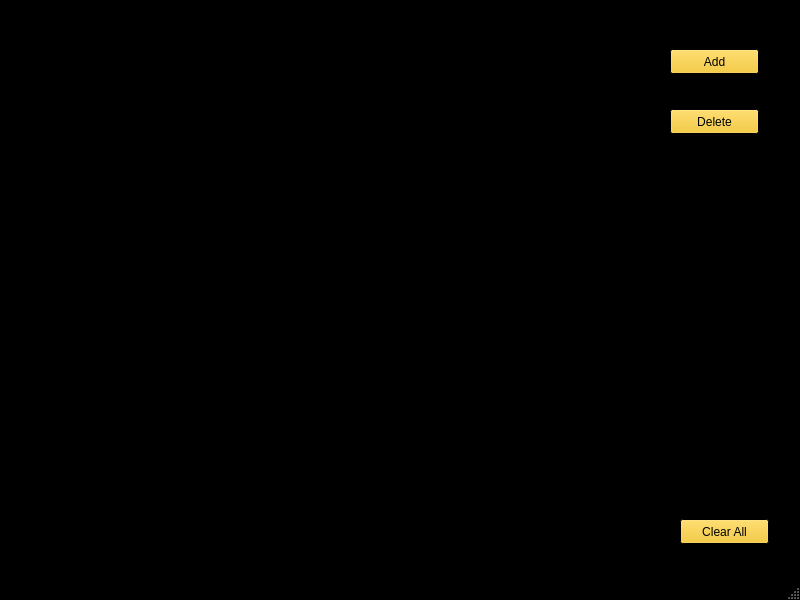
<?xml version="1.0" encoding="UTF-8"?>
<ui version="4.0">
 <class>MainWindow</class>
 <widget class="QMainWindow" name="MainWindow">
  <property name="geometry">
   <rect>
    <x>0</x>
    <y>0</y>
    <width>800</width>
    <height>600</height>
   </rect>
  </property>
  <property name="palette">
   <palette>
    <active>
     <colorrole role="WindowText">
      <brush brushstyle="SolidPattern">
       <color alpha="255">
        <red>255</red>
        <green>255</green>
        <blue>255</blue>
       </color>
      </brush>
     </colorrole>
     <colorrole role="Button">
      <brush brushstyle="SolidPattern">
       <color alpha="255">
        <red>245</red>
        <green>194</green>
        <blue>17</blue>
       </color>
      </brush>
     </colorrole>
     <colorrole role="Light">
      <brush brushstyle="SolidPattern">
       <color alpha="255">
        <red>0</red>
        <green>0</green>
        <blue>0</blue>
       </color>
      </brush>
     </colorrole>
     <colorrole role="Midlight">
      <brush brushstyle="SolidPattern">
       <color alpha="255">
        <red>0</red>
        <green>0</green>
        <blue>0</blue>
       </color>
      </brush>
     </colorrole>
     <colorrole role="Dark">
      <brush brushstyle="SolidPattern">
       <color alpha="255">
        <red>0</red>
        <green>0</green>
        <blue>0</blue>
       </color>
      </brush>
     </colorrole>
     <colorrole role="Mid">
      <brush brushstyle="SolidPattern">
       <color alpha="255">
        <red>0</red>
        <green>0</green>
        <blue>0</blue>
       </color>
      </brush>
     </colorrole>
     <colorrole role="Text">
      <brush brushstyle="SolidPattern">
       <color alpha="255">
        <red>255</red>
        <green>255</green>
        <blue>255</blue>
       </color>
      </brush>
     </colorrole>
     <colorrole role="BrightText">
      <brush brushstyle="SolidPattern">
       <color alpha="255">
        <red>255</red>
        <green>255</green>
        <blue>255</blue>
       </color>
      </brush>
     </colorrole>
     <colorrole role="ButtonText">
      <brush brushstyle="SolidPattern">
       <color alpha="255">
        <red>0</red>
        <green>0</green>
        <blue>0</blue>
       </color>
      </brush>
     </colorrole>
     <colorrole role="Base">
      <brush brushstyle="SolidPattern">
       <color alpha="255">
        <red>0</red>
        <green>0</green>
        <blue>0</blue>
       </color>
      </brush>
     </colorrole>
     <colorrole role="Window">
      <brush brushstyle="SolidPattern">
       <color alpha="255">
        <red>0</red>
        <green>0</green>
        <blue>0</blue>
       </color>
      </brush>
     </colorrole>
     <colorrole role="Shadow">
      <brush brushstyle="SolidPattern">
       <color alpha="255">
        <red>0</red>
        <green>0</green>
        <blue>0</blue>
       </color>
      </brush>
     </colorrole>
     <colorrole role="Highlight">
      <brush brushstyle="SolidPattern">
       <color alpha="255">
        <red>245</red>
        <green>194</green>
        <blue>17</blue>
       </color>
      </brush>
     </colorrole>
     <colorrole role="HighlightedText">
      <brush brushstyle="SolidPattern">
       <color alpha="255">
        <red>0</red>
        <green>0</green>
        <blue>0</blue>
       </color>
      </brush>
     </colorrole>
     <colorrole role="AlternateBase">
      <brush brushstyle="SolidPattern">
       <color alpha="255">
        <red>0</red>
        <green>0</green>
        <blue>0</blue>
       </color>
      </brush>
     </colorrole>
     <colorrole role="ToolTipBase">
      <brush brushstyle="SolidPattern">
       <color alpha="255">
        <red>255</red>
        <green>255</green>
        <blue>220</blue>
       </color>
      </brush>
     </colorrole>
     <colorrole role="ToolTipText">
      <brush brushstyle="SolidPattern">
       <color alpha="255">
        <red>0</red>
        <green>0</green>
        <blue>0</blue>
       </color>
      </brush>
     </colorrole>
     <colorrole role="PlaceholderText">
      <brush brushstyle="SolidPattern">
       <color alpha="128">
        <red>255</red>
        <green>255</green>
        <blue>255</blue>
       </color>
      </brush>
     </colorrole>
    </active>
    <inactive>
     <colorrole role="WindowText">
      <brush brushstyle="SolidPattern">
       <color alpha="255">
        <red>255</red>
        <green>255</green>
        <blue>255</blue>
       </color>
      </brush>
     </colorrole>
     <colorrole role="Button">
      <brush brushstyle="SolidPattern">
       <color alpha="255">
        <red>245</red>
        <green>194</green>
        <blue>17</blue>
       </color>
      </brush>
     </colorrole>
     <colorrole role="Light">
      <brush brushstyle="SolidPattern">
       <color alpha="255">
        <red>0</red>
        <green>0</green>
        <blue>0</blue>
       </color>
      </brush>
     </colorrole>
     <colorrole role="Midlight">
      <brush brushstyle="SolidPattern">
       <color alpha="255">
        <red>0</red>
        <green>0</green>
        <blue>0</blue>
       </color>
      </brush>
     </colorrole>
     <colorrole role="Dark">
      <brush brushstyle="SolidPattern">
       <color alpha="255">
        <red>0</red>
        <green>0</green>
        <blue>0</blue>
       </color>
      </brush>
     </colorrole>
     <colorrole role="Mid">
      <brush brushstyle="SolidPattern">
       <color alpha="255">
        <red>0</red>
        <green>0</green>
        <blue>0</blue>
       </color>
      </brush>
     </colorrole>
     <colorrole role="Text">
      <brush brushstyle="SolidPattern">
       <color alpha="255">
        <red>255</red>
        <green>255</green>
        <blue>255</blue>
       </color>
      </brush>
     </colorrole>
     <colorrole role="BrightText">
      <brush brushstyle="SolidPattern">
       <color alpha="255">
        <red>255</red>
        <green>255</green>
        <blue>255</blue>
       </color>
      </brush>
     </colorrole>
     <colorrole role="ButtonText">
      <brush brushstyle="SolidPattern">
       <color alpha="255">
        <red>0</red>
        <green>0</green>
        <blue>0</blue>
       </color>
      </brush>
     </colorrole>
     <colorrole role="Base">
      <brush brushstyle="SolidPattern">
       <color alpha="255">
        <red>0</red>
        <green>0</green>
        <blue>0</blue>
       </color>
      </brush>
     </colorrole>
     <colorrole role="Window">
      <brush brushstyle="SolidPattern">
       <color alpha="255">
        <red>0</red>
        <green>0</green>
        <blue>0</blue>
       </color>
      </brush>
     </colorrole>
     <colorrole role="Shadow">
      <brush brushstyle="SolidPattern">
       <color alpha="255">
        <red>0</red>
        <green>0</green>
        <blue>0</blue>
       </color>
      </brush>
     </colorrole>
     <colorrole role="Highlight">
      <brush brushstyle="SolidPattern">
       <color alpha="255">
        <red>245</red>
        <green>194</green>
        <blue>17</blue>
       </color>
      </brush>
     </colorrole>
     <colorrole role="HighlightedText">
      <brush brushstyle="SolidPattern">
       <color alpha="255">
        <red>0</red>
        <green>0</green>
        <blue>0</blue>
       </color>
      </brush>
     </colorrole>
     <colorrole role="AlternateBase">
      <brush brushstyle="SolidPattern">
       <color alpha="255">
        <red>0</red>
        <green>0</green>
        <blue>0</blue>
       </color>
      </brush>
     </colorrole>
     <colorrole role="ToolTipBase">
      <brush brushstyle="SolidPattern">
       <color alpha="255">
        <red>255</red>
        <green>255</green>
        <blue>220</blue>
       </color>
      </brush>
     </colorrole>
     <colorrole role="ToolTipText">
      <brush brushstyle="SolidPattern">
       <color alpha="255">
        <red>0</red>
        <green>0</green>
        <blue>0</blue>
       </color>
      </brush>
     </colorrole>
     <colorrole role="PlaceholderText">
      <brush brushstyle="SolidPattern">
       <color alpha="128">
        <red>255</red>
        <green>255</green>
        <blue>255</blue>
       </color>
      </brush>
     </colorrole>
    </inactive>
    <disabled>
     <colorrole role="WindowText">
      <brush brushstyle="SolidPattern">
       <color alpha="255">
        <red>0</red>
        <green>0</green>
        <blue>0</blue>
       </color>
      </brush>
     </colorrole>
     <colorrole role="Button">
      <brush brushstyle="SolidPattern">
       <color alpha="255">
        <red>245</red>
        <green>194</green>
        <blue>17</blue>
       </color>
      </brush>
     </colorrole>
     <colorrole role="Light">
      <brush brushstyle="SolidPattern">
       <color alpha="255">
        <red>0</red>
        <green>0</green>
        <blue>0</blue>
       </color>
      </brush>
     </colorrole>
     <colorrole role="Midlight">
      <brush brushstyle="SolidPattern">
       <color alpha="255">
        <red>0</red>
        <green>0</green>
        <blue>0</blue>
       </color>
      </brush>
     </colorrole>
     <colorrole role="Dark">
      <brush brushstyle="SolidPattern">
       <color alpha="255">
        <red>0</red>
        <green>0</green>
        <blue>0</blue>
       </color>
      </brush>
     </colorrole>
     <colorrole role="Mid">
      <brush brushstyle="SolidPattern">
       <color alpha="255">
        <red>0</red>
        <green>0</green>
        <blue>0</blue>
       </color>
      </brush>
     </colorrole>
     <colorrole role="Text">
      <brush brushstyle="SolidPattern">
       <color alpha="255">
        <red>0</red>
        <green>0</green>
        <blue>0</blue>
       </color>
      </brush>
     </colorrole>
     <colorrole role="BrightText">
      <brush brushstyle="SolidPattern">
       <color alpha="255">
        <red>255</red>
        <green>255</green>
        <blue>255</blue>
       </color>
      </brush>
     </colorrole>
     <colorrole role="ButtonText">
      <brush brushstyle="SolidPattern">
       <color alpha="255">
        <red>0</red>
        <green>0</green>
        <blue>0</blue>
       </color>
      </brush>
     </colorrole>
     <colorrole role="Base">
      <brush brushstyle="SolidPattern">
       <color alpha="255">
        <red>0</red>
        <green>0</green>
        <blue>0</blue>
       </color>
      </brush>
     </colorrole>
     <colorrole role="Window">
      <brush brushstyle="SolidPattern">
       <color alpha="255">
        <red>0</red>
        <green>0</green>
        <blue>0</blue>
       </color>
      </brush>
     </colorrole>
     <colorrole role="Shadow">
      <brush brushstyle="SolidPattern">
       <color alpha="255">
        <red>0</red>
        <green>0</green>
        <blue>0</blue>
       </color>
      </brush>
     </colorrole>
     <colorrole role="Highlight">
      <brush brushstyle="SolidPattern">
       <color alpha="255">
        <red>145</red>
        <green>145</green>
        <blue>145</blue>
       </color>
      </brush>
     </colorrole>
     <colorrole role="HighlightedText">
      <brush brushstyle="SolidPattern">
       <color alpha="255">
        <red>0</red>
        <green>0</green>
        <blue>0</blue>
       </color>
      </brush>
     </colorrole>
     <colorrole role="AlternateBase">
      <brush brushstyle="SolidPattern">
       <color alpha="255">
        <red>0</red>
        <green>0</green>
        <blue>0</blue>
       </color>
      </brush>
     </colorrole>
     <colorrole role="ToolTipBase">
      <brush brushstyle="SolidPattern">
       <color alpha="255">
        <red>255</red>
        <green>255</green>
        <blue>220</blue>
       </color>
      </brush>
     </colorrole>
     <colorrole role="ToolTipText">
      <brush brushstyle="SolidPattern">
       <color alpha="255">
        <red>0</red>
        <green>0</green>
        <blue>0</blue>
       </color>
      </brush>
     </colorrole>
     <colorrole role="PlaceholderText">
      <brush brushstyle="SolidPattern">
       <color alpha="128">
        <red>255</red>
        <green>255</green>
        <blue>255</blue>
       </color>
      </brush>
     </colorrole>
    </disabled>
   </palette>
  </property>
  <property name="windowTitle">
   <string>Binance DCA</string>
  </property>
  <widget class="QWidget" name="centralwidget">
   <widget class="QTableView" name="tableView">
    <property name="geometry">
     <rect>
      <x>0</x>
      <y>0</y>
      <width>651</width>
      <height>571</height>
     </rect>
    </property>
   </widget>
   <widget class="QPushButton" name="pushButton">
    <property name="geometry">
     <rect>
      <x>670</x>
      <y>30</y>
      <width>89</width>
      <height>25</height>
     </rect>
    </property>
    <property name="text">
     <string>Add</string>
    </property>
   </widget>
   <widget class="QPushButton" name="pushButton_2">
    <property name="geometry">
     <rect>
      <x>670</x>
      <y>90</y>
      <width>89</width>
      <height>25</height>
     </rect>
    </property>
    <property name="text">
     <string>Delete</string>
    </property>
   </widget>
   <widget class="QPushButton" name="pushButton_3">
    <property name="geometry">
     <rect>
      <x>680</x>
      <y>500</y>
      <width>89</width>
      <height>25</height>
     </rect>
    </property>
    <property name="text">
     <string>Clear All</string>
    </property>
   </widget>
  </widget>
  <widget class="QMenuBar" name="menubar">
   <property name="geometry">
    <rect>
     <x>0</x>
     <y>0</y>
     <width>800</width>
     <height>22</height>
    </rect>
   </property>
   <widget class="QMenu" name="menuStart">
    <property name="title">
     <string>Start</string>
    </property>
    <addaction name="actionExit"/>
   </widget>
   <addaction name="menuStart"/>
  </widget>
  <widget class="QStatusBar" name="statusbar"/>
  <action name="actionExit">
   <property name="text">
    <string>Exit</string>
   </property>
  </action>
 </widget>
 <resources/>
 <connections/>
</ui>
